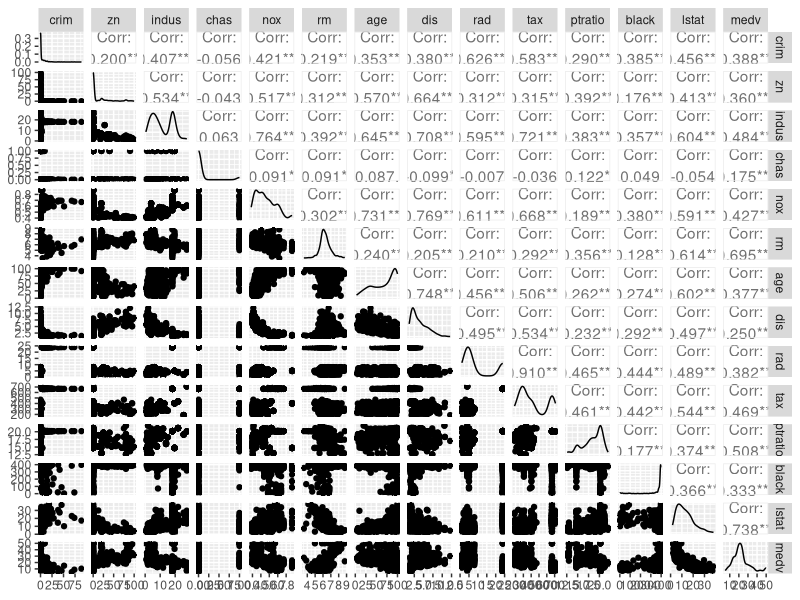
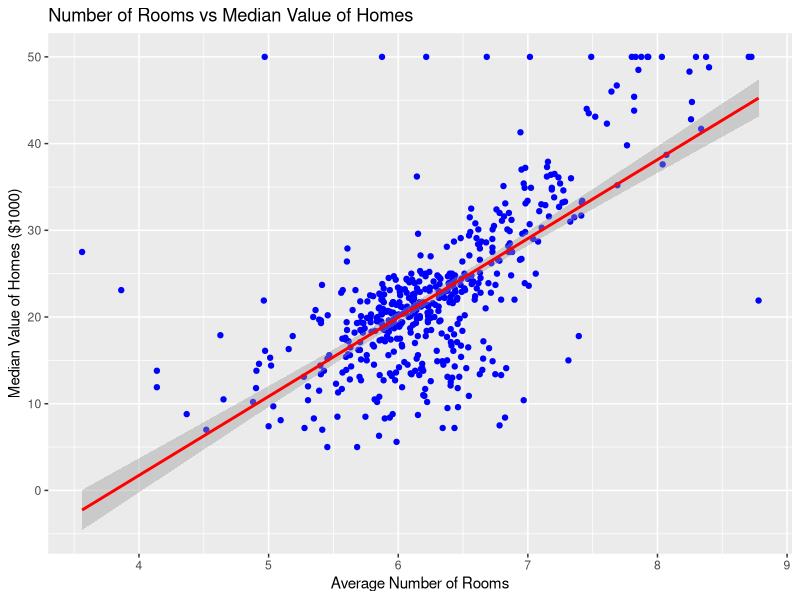
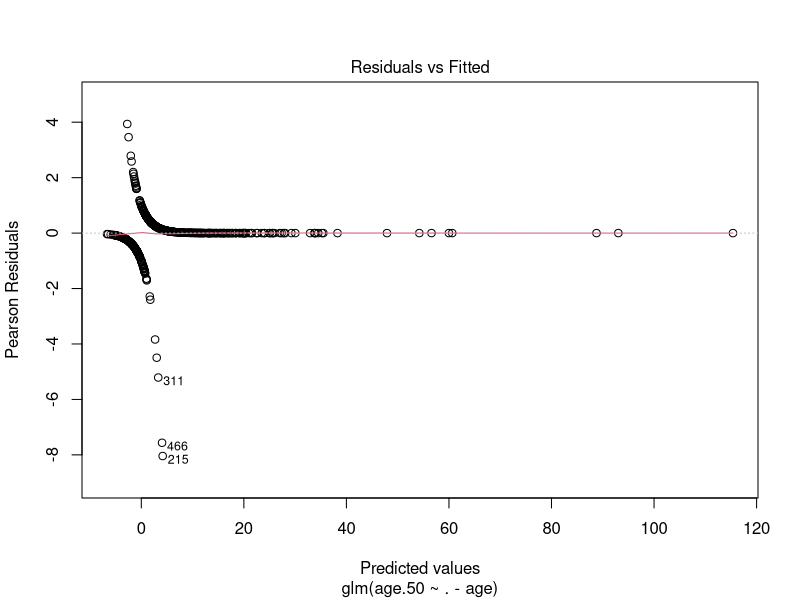
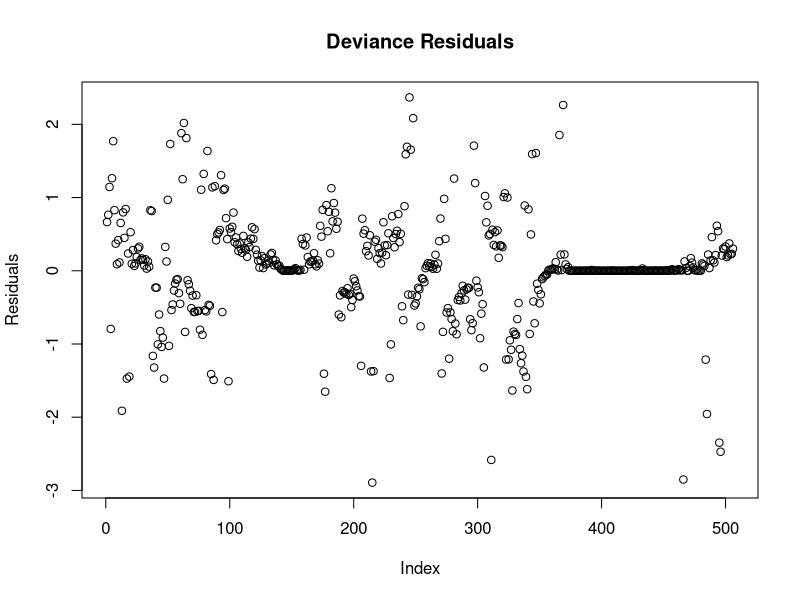
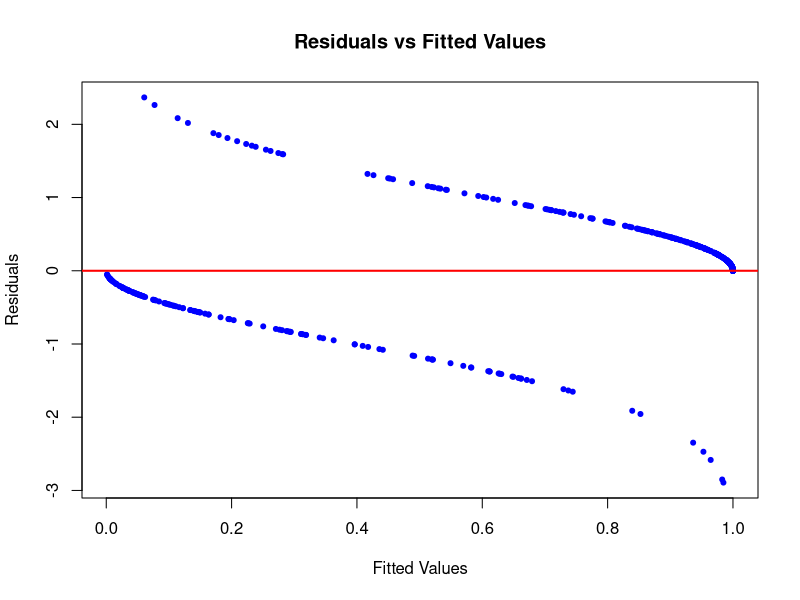
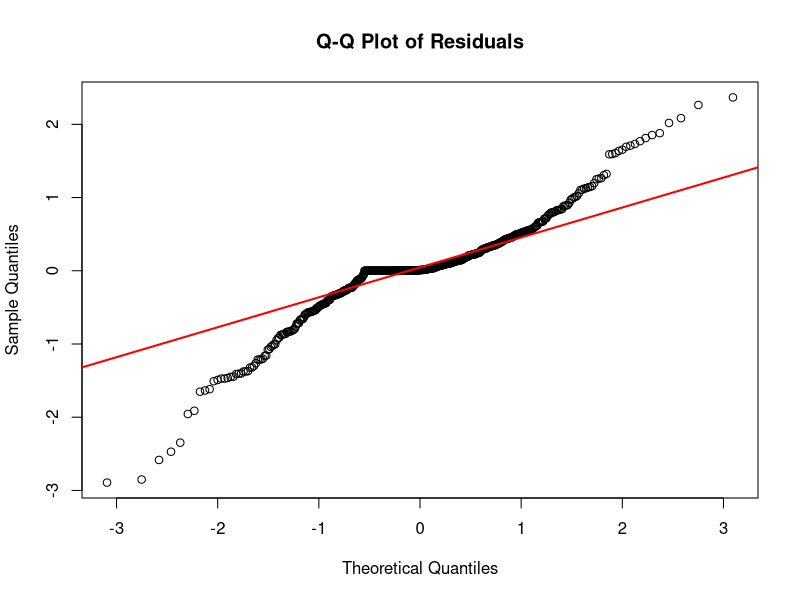
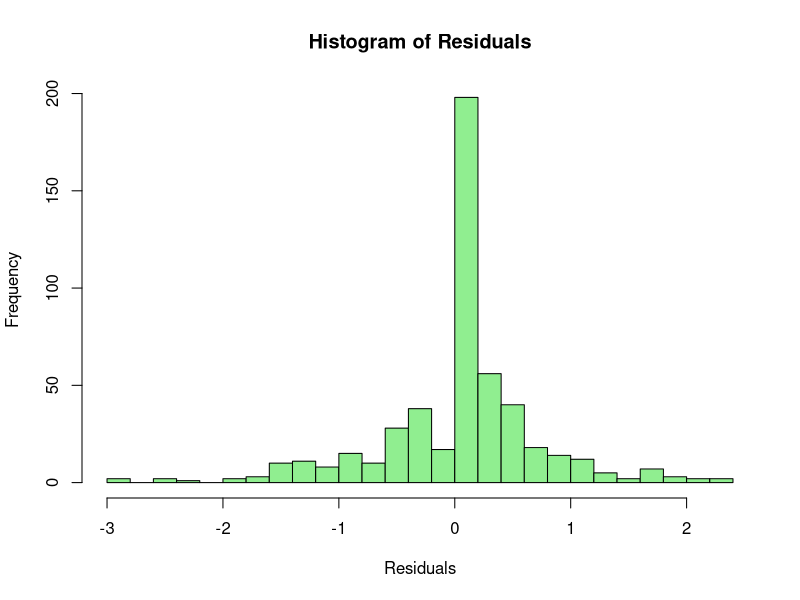

The R source for these figures, in order: (Note: this script raises an error after producing the figures.)
install.packages("MASS")
library(MASS)
data("Boston")
library(ggplot2)
install.packages("GGally")
library(GGally)
install.packages("car")
library(ggplot2)


# 1. First, summarize the dataset, use ggpairs, and other visualization tools to familiarize
# yourself with the data. Create plots to explore the dataset and explain your findings

summary(Boston)
ggpairs(Boston)

# Scatter plot of rooms vs median value
ggplot(Boston, aes(x = rm, y = medv)) +
  geom_point(color = "blue") +
  geom_smooth(method = "lm", col = "red") +
  labs(title = "Number of Rooms vs Median Value of Homes", x = "Average Number of Rooms", y = "Median Value of Homes ($1000)")
# Rooms vs House Prices: There is usually a positive relationship between the number of rooms in a house and its price, indicating that larger homes tend to be more expensive.



#2. Create a new variable called age.50. If the age is greater than 50, the value should be true.
# If it is not, then false.
Boston$age.50 <- Boston$age > 50
head(Boston[, c("age", "age.50")])


# 3. Next logistically regress age.50 against all of the predictors other than age in the dataset.
model <- glm(age.50 ~ . - age, data = Boston, family = binomial)
summary(model)


# 4. Interpret each coefficient in your own words as comments in the script you create
# In logistic regression, the intercept represents the log-odds of the outcome (age > 50) when all 
# the predictor variables are equal to zero. However, this value doesn't hold much practical significance unless it makes sense for all the predictors to be zero, which is often not the case in real-world scenarios.
# Thus, the intercept usually has limited interpretive value outside of the context of the model.
# Crim (per capita crime rate by town): A positive coefficient would suggest that an increase in the crime rate increases the odds that a house is more than 50 years old.Zn (proportion of residential land zoned for large lots): If this coefficient is positive, it indicates that higher zoning for large lots is associated with older homes. A negative coefficient would suggest newer homes in areas with more zoning for larger lots.
# Nox (nitrogen oxide concentration): A positive coefficient indicates that higher nitrogen oxide concentrations (often associated with urban or industrial areas) increase the likelihood of homes being older than 50 years. A negative coefficient would mean the opposite.
# Rm (average number of rooms per dwelling): If the coefficient for rm is positive, homes with more rooms are more likely to be older than 50 years. A negative coefficient would indicate that homes with more rooms are newer.
# Dis (weighted distances to employment centers): A positive coefficient suggests that homes further from employment centers are more likely to be older than 50 years, while a negative coefficient would suggest newer homes tend to be further away.
# Lstat (percentage of lower status of the population): A positive coefficient implies that areas with a higher percentage of lower-status individuals have older homes. If it's negative, newer homes are more prevalent in such areas.
# Medv (median value of owner-occupied homes in $1000s): A negative coefficient would suggest that areas with higher home values are more likely to have newer homes, while a positive coefficient means higher home values are associated with older homes.




# 5.Perform model diagnostics over the model you created in the second step.

# Residuals plot
plot(model, which = 1)

# Plotting the residuals
sample_residuals <- residuals(model, type = "deviance")
plot(sample_residuals, main = "Deviance Residuals", ylab = "Residuals", xlab = "Index")


# Multicollinearity Check:
library(car)

# Calculate VIF for each predictor
vif(model)






# Plot the residuals versus fitted values, the Q-Q plot and a histogram of residuals.
# Comment in your code about what the residuals tell you about the model fit.

# Extract residuals and fitted values
residuals <- residuals(model, type = "deviance")
fitted_values <- fitted(model)

# Plot 1: Residuals vs. Fitted values
plot(fitted_values, residuals, 
     main = "Residuals vs Fitted Values", 
     xlab = "Fitted Values", 
     ylab = "Residuals", 
     pch = 20, col = "blue")
abline(h = 0, col = "red", lwd = 2)
# This plot helps check for non-linearity or heteroscedasticity. 
# Residuals vs Fitted Values Plot: If there’s no clear pattern, it suggests the model captures the relationship between predictors and the outcome well. If there’s a pattern, the model might not be adequate.


# Plot 2: Q-Q plot
qqnorm(residuals, main = "Q-Q Plot of Residuals")
qqline(residuals, col = "red", lwd = 2)
# Comment: The Q-Q plot checks if the residuals are normally distributed.
# This shows how well the residuals follow a normal distribution. If the points deviate significantly from the line, the residuals are not normally distributed, which could mean the model is not fitting well.

# Plot 3: Histogram of residuals
hist(residuals, breaks = 30, col = "lightgreen", 
     main = "Histogram of Residuals", 
     xlab = "Residuals")
# Comment: This histogram shows the distribution of the residuals.
# This should show a roughly normal distribution of residuals centered around zero. If the histogram is skewed, this could mean the model does not fully explain the variation in the data.




summary(model)


# 7. Identify the statistically significant predictors and create a logistic regression model for
# each of them individually.
# # Extract significant predictors
# predictors <- names(coef(logistic_model))[which(summary(logistic_model)$coefficients[,4] < 0.05)]
# print(predictors)
# # Loop through each significant predictor and fit a logistic regression model
# for (predictor in predictors) {
#   formula <- as.formula(paste("age.50 ~", predictor))
#   
#   # Fit the logistic regression model
#   model <- glm(formula, data = Boston, family = binomial)
#   
#   # Output the summary of the individual model
#   cat("\nLogistic regression for:", predictor, "\n")
#   print(summary(model))
# This code showed error


predictors <- predictors[predictors != "(Intercept)"]

# Loop through each significant predictor and fit a logistic regression model
for (predictor in predictors) {
  formula <- as.formula(paste("age.50 ~", predictor))  # Dynamically create the formula
  
  # Fit the logistic regression model for each predictor
 model <- glm(formula, data = Boston, family = binomial)
  
  cat("\nLogistic regression for predictor:", predictor, "\n")
  print(summary(model))
}




# a. Create a logistic model that uses all of the statistically significant predictors
predictors <- names(coef(logistic_model))[which(summary(logistic_model)$coefficients[,4] < 0.05)]
print(predictors)
# Build logistic regression model with statistically significant predictors
significant_model <- glm(age.50 ~ crim + zn + nox + rm + dis + lstat + medv, 
                         data = Boston, family = binomial)
summary(significant_model)

# b. Calculate the AIC and BIC for every model created in the assignment and
# compare. According to AIC and BIC, which model gives the best fit? Comment
# your answer in the code.



aic_logistic_model <- AIC(model)
bic_logistic_model <- BIC(model)

aic_significant_model <- AIC(significant_model)
bic_significant_model <- BIC(significant_model)

# Print the AIC and BIC for comparison
cat("AIC and BIC for model (all predictors):\n")
cat("AIC:", aic_logistic_model, "\nBIC:", bic_logistic_model, "\n\n")

cat("AIC and BIC for significant_model (significant predictors):\n")
cat("AIC:", aic_significant_model, "\nBIC:", bic_significant_model, "\n\n")

# According to the AIC and BIC values the logistic model named 'model' gives the best fit


